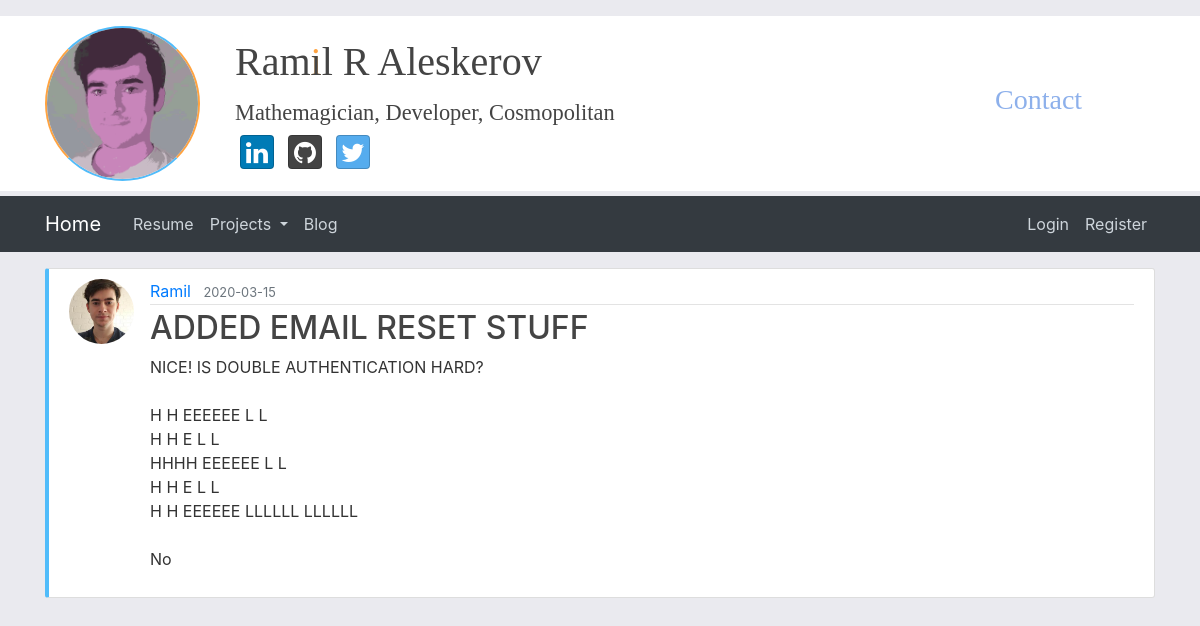
Page /post/19 on the earlier database version.
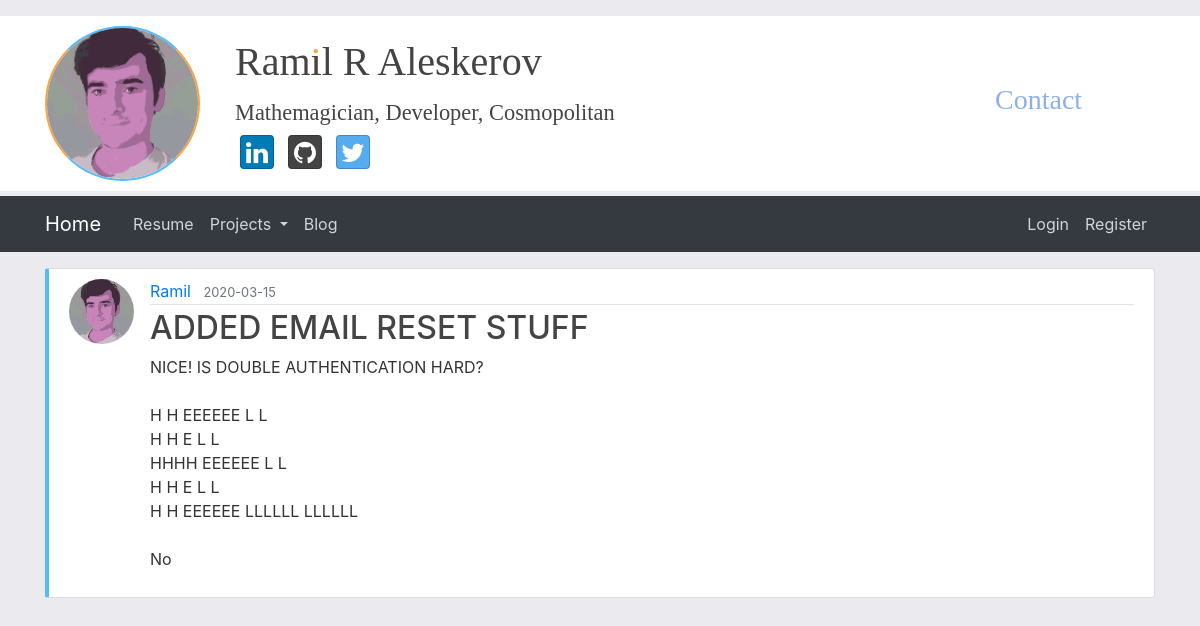
Same page on the later database version.
### flaskblog/models.py (models this page shows, shortened)
class User(db.Model, UserMixin):
    id = db.Column(db.Integer, primary_key=True)
    username = db.Column(db.String(20), unique=True, nullable=False)
    email = db.Column(db.String(120), unique=True, nullable=False)
    image_file = db.Column(db.String(20), nullable=False, default='default.jpg')
    password = db.Column(db.String(60), nullable=False)
    posts = db.relationship('Post', backref='author', lazy=True)

### flaskblog/posts/routes.py (the view)
@posts.route("/post/<int:post_id>")
def post(post_id):
    post = Post.query.get_or_404(post_id)
    return render_template('post.html', title=post.title, post=post)

### flaskblog/templates/post.html (shortened to what this page needs)
{% extends "layout.html" %}
{% block content %}
  <article class="media content-section">
    <img class="rounded-circle article-img" src="{{ url_for('static', filename='profile_pics/' + post.author.image_file) }}">
    <div class="media-body">
      <div class="article-metadata">
        <a class="mr-2" href="{{ url_for('users.user_posts', username=post.author.username) }}">{{ post.author.username }}</a>
        <small class="text-muted">{{ post.date_posted.strftime('%Y-%m-%d') }}</small>
      </div>
      <h2 class="article-title">{{ post.title }}</h2>
      <p class="article-content">{{ post.content }}</p>
    </div>
  </article>
{% endblock content %}

Differences in the rows shown:
changed User "Ramil": image_file: a different picture
